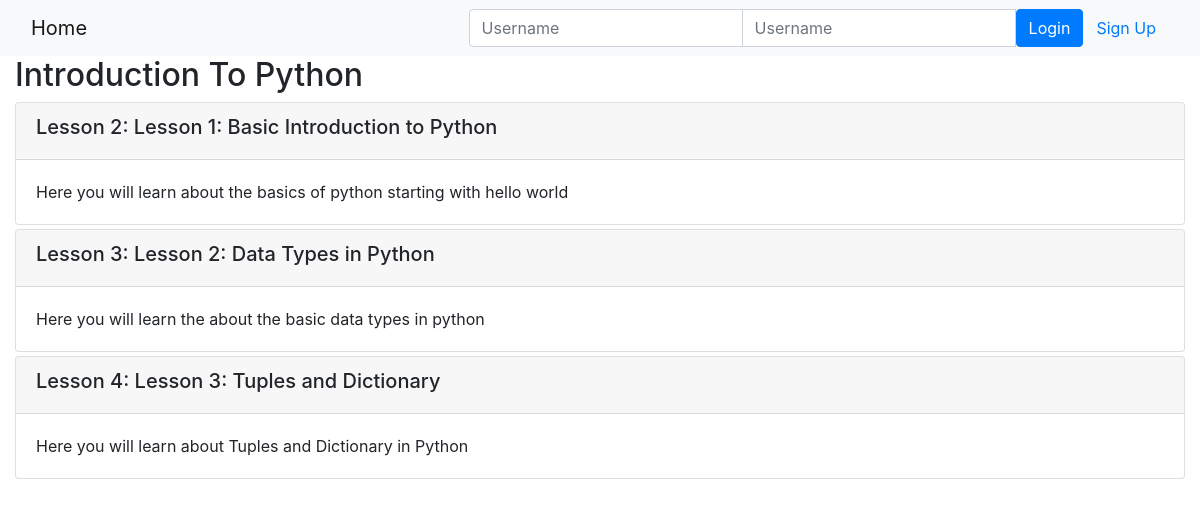
Page /onlinecourse/1/ on the committed database.
### onlinecourse/models.py (models this page shows, shortened)
class Course(models.Model):
    name = models.CharField(null=False, max_length=30, default='online course')
    image = models.ImageField(upload_to='course_images/')
    description = models.CharField(max_length=1000)
    pub_date = models.DateField(null=True)
    instructors = models.ManyToManyField(Instructor)
    users = models.ManyToManyField(settings.AUTH_USER_MODEL, through='Enrollment')
    total_enrollment = models.IntegerField(default=0)
    is_enrolled = False

class Lesson(models.Model):
    title = models.CharField(max_length=200, default="title")
    order = models.IntegerField(default=0)
    course = models.ForeignKey(Course, on_delete=models.CASCADE)
    content = models.TextField()

### onlinecourse/views.py (the view)
# urls.py: path('<int:pk>/', views.CourseDetailView.as_view(), name='course_details'),
class CourseDetailView(generic.DetailView):
    model = Course
    template_name = 'onlinecourse/course_detail_bootstrap.html'

### onlinecourse/templates/onlinecourse/course_detail_bootstrap.html (shortened to what this page needs)
<!DOCTYPE html>
<html lang="en">
<head>
     {% load static %}
    <link rel="stylesheet" href="https://maxcdn.bootstrapcdn.com/bootstrap/4.5.2/css/bootstrap.min.css">
</head>
<body>
    <nav class="navbar navbar-light bg-light">
        <div class="container-fluid">
            <div class="navbar-header">
                  <a class="navbar-brand" href="{% url 'onlinecourse:index' %}">Home</a>
            </div>
            <ul class="nav navbar-nav navbar-right">
                {% if user.is_authenticated %}
                <li>
                    <a class="btn btn-link" href="#">{{ user.first_name }}({{ user.username }})</a>
                    <a class="btn btn-link" href="{% url 'onlinecourse:logout' %}">Logout</a>
                </li>
                {% else %}
                <li>
                    <form class="form-inline" action="{% url 'onlinecourse:login' %}" method="post">
                        <div class="input-group">
                            <input type="text" class="form-control" placeholder="Username" name="username" >
                            <input type="password" class="form-control" placeholder="Username" name="psw" >
                            <button class="btn btn-primary" type="submit">Login</button>
                            <a class="btn btn-link" href="{% url 'onlinecourse:registration' %}">Sign Up</a>
                        </div>
                    </form>
                </li>
                {% endif %}
            </ul>
        </div>
    </nav>
    <div class="container-fluid">
            <h2>{{ course.name }}</h2>
            <div class="card-columns-vertical">
                {% for lesson in course.lesson_set.all %}
                    <div class="card mt-1">
                        <div class="card-header"><h5>Lesson {{lesson.order|add:1}}: {{lesson.title}}</h5></div>
                        <div class="card-body">{{lesson.content}}</div>
                    </div>
                {% endfor %}
            </div>
    </div>
</body>
</html>

### rows in the picture
Course: name "Introduction To Python"
Lesson: order|add "2", title "Lesson 1: Basic Introduction to Python", content "Here you will learn about the basics of python starting with hello world"
Lesson: order|add "3", title "Lesson 2: Data Types in Python", content "Here you will learn the about the basic data types in python"
Lesson: order|add "4", title "Lesson 3: Tuples and Dictionary", content "Here you will learn about Tuples and Dictionary in Python"
